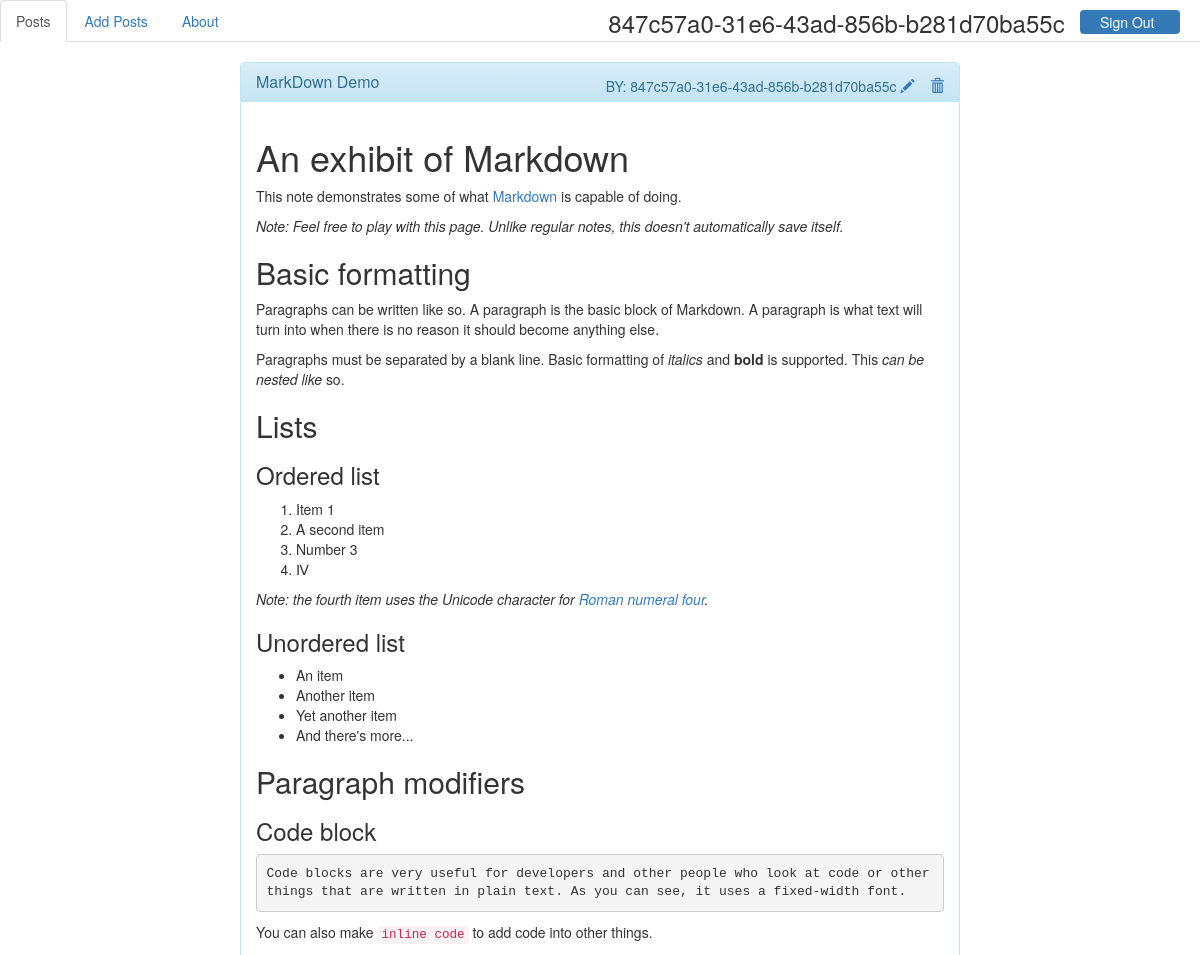
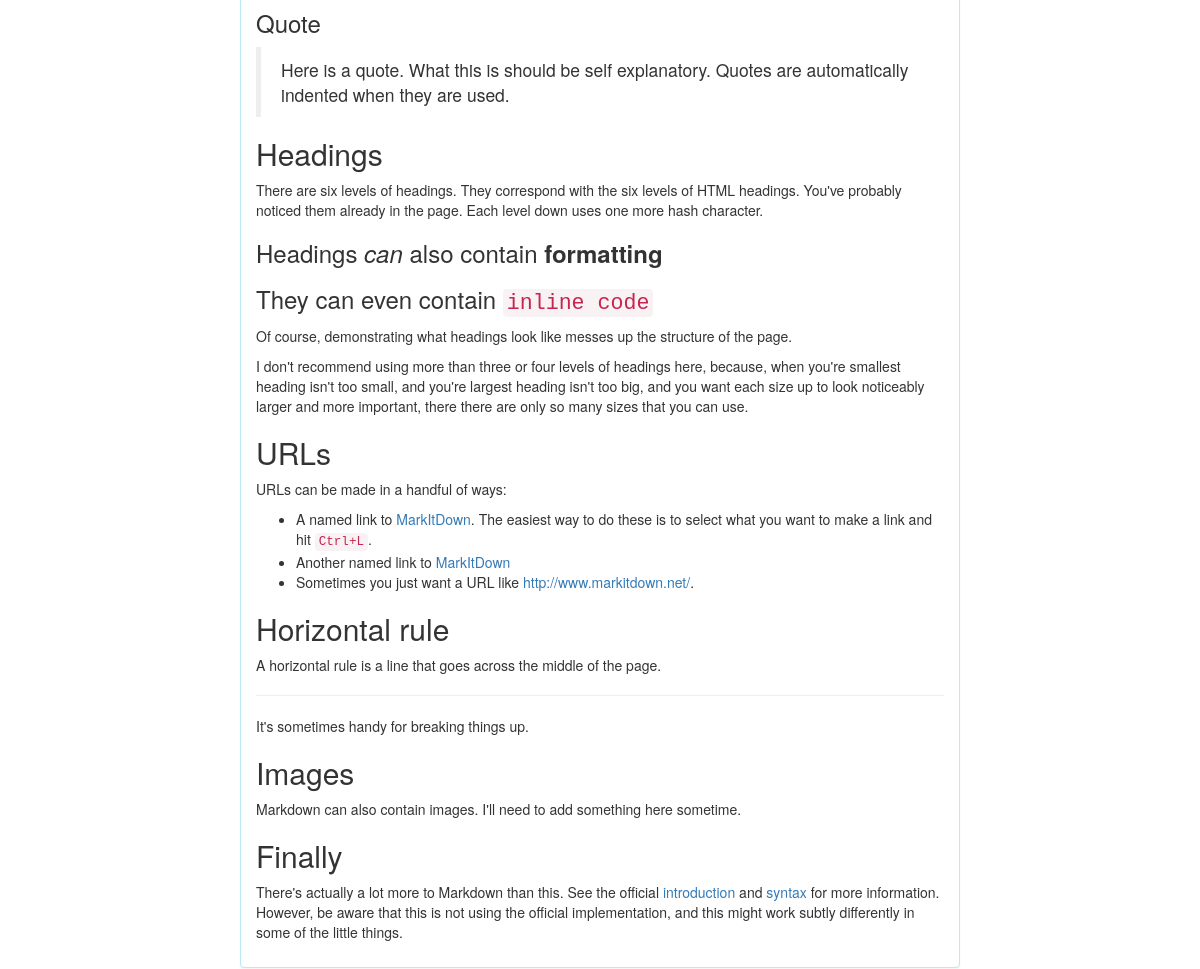
/posts (signed in), run on the app's committed database (2 pictures, top to bottom).
### blog/models.py (models this page shows, shortened)
class User(db.Model):
    uid = db.Column(db.Integer, primary_key=True, autoincrement=True)
    firstname = db.Column(db.String(50), nullable=True)
    lastname = db.Column(db.String(50), nullable=True)
    username = db.Column(db.String(50), unique=True, index=True)
    password = db.Column(db.String(50))
    email = db.Column(db.String(50), unique=True, index=True)
    dateofreg = db.Column(db.DateTime, default=datetime.datetime.now)

class Posts(db.Model):
    pid = db.Column(db.Integer, primary_key=True, autoincrement=True)
    title = db.Column(db.String(100))
    description = db.Column(db.String(2000))
    puid = db.Column(db.Integer, db.ForeignKey('user.uid'))

### blog/views.py (the view)
@app.route('/posts')
def show_posts():
	if session['user_available']:
		posts = Posts.query.all()
		user = User.query.all()
		return render_template('posts.html', posts=posts, user=user)
	flash('User is not Authenticated')
	return redirect(url_for('index'))

### blog/templates/posts.html (shortened to what this page needs)
<!DOCTYPE html>
<html lang="en">
  <head>
    <link href="../static/bootstrap/css/bootstrap.min.css" rel="stylesheet">
    <link rel="stylesheet" href="../static/bootstrap/css/bootstrap-theme.min.css">
    <link rel="stylesheet" type="text/css" href="../static/css/styles.css">
  </head>
<body>
<div id="us">
<ul class="nav nav-pills">
  <li><h3> {{session['current_user']}} &nbsp</h3></li>
  <li role="presentation" class="active" id="signout"><a href="/logout">Sign Out</a></li>
 </ul>
</div>
<div>
<ul class="nav nav-tabs">
  <li role="presentation" class="active"><a href="">Posts</a></li>
  <li role="presentation"><a href="/add">Add Posts</a></li>
  <li role="presentation"><a href="/about_user">About</a></li>
</ul>
</div>
<div class="ps">
{% for i in posts %}
<div class="panel panel-info">
  <div class="panel-heading">
    <div><h3 class="panel-title">{{i.title}}</h3></div>
    <div id="icon">
    {% for j in user %}
      {% if j.uid == i.puid %}
     BY: {{j.username}}
      <a class="glyphicon glyphicon-pencil" href="/update/{{ i.pid }}/{{j.username}}"></a>&nbsp &nbsp
      <a class="glyphicon glyphicon-trash" id="del" href="/delete/{{ i.pid }}/{{j.username}}"></a>
    </div>
  </div>
  <div class="panel-body"><p>{{i.description|markdown}}</p> </div>
</div>
{% endif %}
{% endfor %}
{% endfor %}
</div>
</body>
</html>

### blog/static/css/styles.css (style rules this page uses)
#us { float: right; }

### blog/templates/posts.html (style rules this page uses)
#us { float: right; margin-right: 20px; margin-top: 10px; }
#us h3 { margin: 0 0 0 0; }
.ps { width: 60%; margin-top: 20px; margin-left: 20% }
#icon { float: right; margin-top: -15px; }
#signout { width: 100px; height: 20px; }
#signout a { padding: 2px 0px 2px 20px; }

### data on the page
User: current_user "847c57a0-31e6-43ad-856b-b281d70ba55c", username "847c57a0-31e6-43ad-856b-b281d70ba55c"
Posts: title "MarkDown Demo", description "An exhibit of Markdown This note demonstrates some of what Markdown is capable of doing. Note: Feel free to play with this page. Unlike regular notes, this doesn't automatically save itself. Basic formatting Paragraphs can be written like so. A paragraph is the basic block of Markdown. A paragraph is what text will turn into when there is no reason it should become anything else. Paragraphs must be separated by a blank line. Basic formatting of italics and bold is supported. This can be nested like so. Lists Ordered list Item 1 A second item Number 3 Ⅳ Note: the fourth item uses the Unicode character for Roman numeral four . Unordered list An item Another item Yet another item And there's…"
